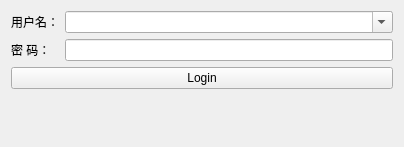
<?xml version="1.0" encoding="UTF-8"?>
<ui version="4.0">
 <class>LoginWin</class>
 <widget class="QWidget" name="LoginWin">
  <property name="geometry">
   <rect>
    <x>0</x>
    <y>0</y>
    <width>404</width>
    <height>147</height>
   </rect>
  </property>
  <property name="windowTitle">
   <string>LoginWin</string>
  </property>
  <layout class="QFormLayout" name="formLayout">
   <item row="0" column="0">
    <widget class="QLabel" name="label">
     <property name="sizePolicy">
      <sizepolicy hsizetype="Preferred" vsizetype="Preferred">
       <horstretch>0</horstretch>
       <verstretch>0</verstretch>
      </sizepolicy>
     </property>
     <property name="text">
      <string>用户名：</string>
     </property>
    </widget>
   </item>
   <item row="0" column="1">
    <widget class="QComboBox" name="comboBox_username">
     <property name="sizePolicy">
      <sizepolicy hsizetype="Expanding" vsizetype="Fixed">
       <horstretch>0</horstretch>
       <verstretch>0</verstretch>
      </sizepolicy>
     </property>
     <property name="editable">
      <bool>true</bool>
     </property>
    </widget>
   </item>
   <item row="2" column="0">
    <widget class="QLabel" name="label_2">
     <property name="text">
      <string>密 码：</string>
     </property>
    </widget>
   </item>
   <item row="2" column="1">
    <widget class="QLineEdit" name="lineEdit_password"/>
   </item>
   <item row="4" column="0" colspan="2">
    <widget class="QPushButton" name="pushButton_login">
     <property name="text">
      <string>Login</string>
     </property>
    </widget>
   </item>
  </layout>
 </widget>
 <layoutdefault spacing="6" margin="11"/>
 <resources/>
 <connections/>
</ui>
